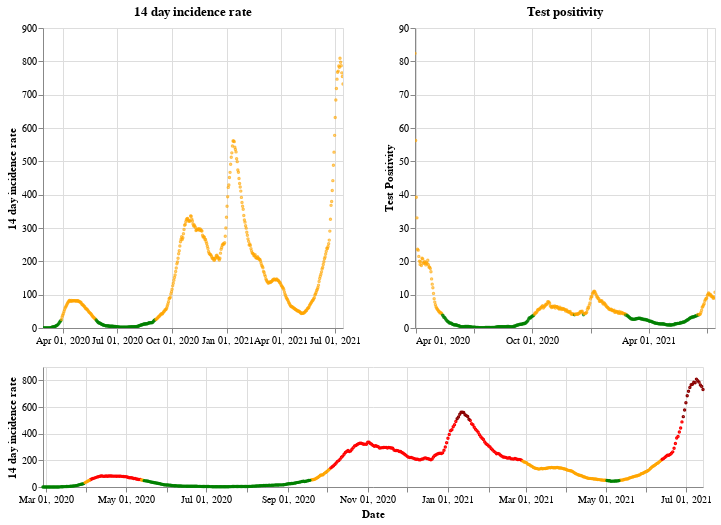

Notebook cell for this chart:
### Markdown cell above
## Scotland

### Code cell
plot_traffic_light('Scotland')

### Figure 1 — Vega-Lite specification as saved in the notebook (floating-point values rounded to 4 significant figures; data arrays with more than 128 entries replaced by an {"elided": "..."} marker saying what was removed)
{"config": {"view": {"continuousWidth": 400, "continuousHeight": 300}}, "vconcat": [{"hconcat": [{"mark": {"type": "point", "size": 2}, "encoding": {"color": {"condition": {"value": "green", "test": "(datum.twoWeeklyCasesRate <= 25)"}, "value": "orange"}, "tooltip": [{"type": "nominal", "field": "areaName"}, {"type": "temporal", "field": "date"}, {"type": "quantitative", "field": "twoWeeklyCasesRate"}, {"type": "quantitative", "field": "testPositivity"}], "x": {"type": "temporal", "axis": {"title": ""}, "field": "date", "scale": {"domain": {"selection": "DateBrush"}}, "timeUnit": "yearmonthdate"}, "y": {"type": "quantitative", "axis": {"title": "14 day incidence rate"}, "field": "twoWeeklyCasesRate"}}, "title": "14 day incidence rate", "width": 300}, {"mark": {"type": "point", "size": 2}, "encoding": {"color": {"condition": {"value": "green", "test": "(datum.testPositivity <= 4)"}, "value": "orange"}, "tooltip": [{"type": "nominal", "field": "areaName"}, {"type": "temporal", "field": "date"}, {"type": "quantitative", "field": "twoWeeklyCasesRate"}, {"type": "quantitative", "field": "testPositivity"}], "x": {"type": "temporal", "axis": {"title": ""}, "field": "date", "scale": {"domain": {"selection": "DateBrush"}}, "timeUnit": "yearmonthdate"}, "y": {"type": "quantitative", "axis": {"title": "Test Positivity"}, "field": "testPositivity"}}, "title": "Test positivity", "width": 300}]}, {"layer": [{"mark": {"type": "point", "size": 2}, "encoding": {"color": {"condition": {"value": "orange", "test": "(((datum.testPositivity < 4) && (datum.twoWeeklyCasesRate >= 50)) && (datum.twoWeeklyCasesRate < 200))"}, "value": "red"}, "opacity": {"condition": {"value": 1, "test": "((datum.twoWeeklyCasesRate >= 50) && (datum.twoWeeklyCasesRate < 500))"}, "value": 0}, "tooltip": [{"type": "nominal", "field": "areaName"}, {"type": "temporal", "field": "date"}, {"type": "quantitative", "field": "twoWeeklyCasesRate"}, {"type": "quantitative", "field": "testPositivity"}], "x": {"type": "temporal", "axis": {"title": "Date"}, "field": "date", "timeUnit": "yearmonthdate"}, "y": {"type": "quantitative", "axis": {"title": "14 day incidence rate"}, "field": "twoWeeklyCasesRate"}}, "selection": {"DateBrush": {"type": "interval", "encodings": ["x"], "fields": ["Time"]}}}, {"mark": {"type": "point", "size": 2}, "encoding": {"color": {"value": "darkred"}, "opacity": {"condition": {"value": 1, "test": "(datum.twoWeeklyCasesRate >= 500)"}, "value": 0}, "tooltip": [{"type": "nominal", "field": "areaName"}, {"type": "temporal", "field": "date"}, {"type": "quantitative", "field": "twoWeeklyCasesRate"}, {"type": "quantitative", "field": "testPositivity"}], "x": {"type": "temporal", "axis": {"title": "Date"}, "field": "date", "timeUnit": "yearmonthdate"}, "y": {"type": "quantitative", "axis": {"title": "14 day incidence rate"}, "field": "twoWeeklyCasesRate"}}}, {"mark": {"type": "point", "size": 2}, "encoding": {"color": {"condition": {"value": "green", "test": "((datum.testPositivity < 4) && (datum.twoWeeklyCasesRate < 50))"}, "value": "orange"}, "opacity": {"condition": {"value": 1, "test": "(datum.twoWeeklyCasesRate < 50)"}, "value": 0}, "tooltip": [{"type": "nominal", "field": "areaName"}, {"type": "temporal", "field": "date"}, {"type": "quantitative", "field": "twoWeeklyCasesRate"}, {"type": "quantitative", "field": "testPositivity"}], "x": {"type": "temporal", "axis": {"title": "Date"}, "field": "date", "timeUnit": "yearmonthdate"}, "y": {"type": "quantitative", "axis": {"title": "14 day incidence rate"}, "field": "twoWeeklyCasesRate"}}}], "height": 120, "width": 660}], "data": {"name": "data-e71ad322b41b9945585fe7fdd0cb4a70"}, "$schema": "https://vega.github.io/schema/vega-lite/v4.8.1.json", "datasets": {"data-e71ad322b41b9945585fe7fdd0cb4a70": {"elided": "503 records"}}}
